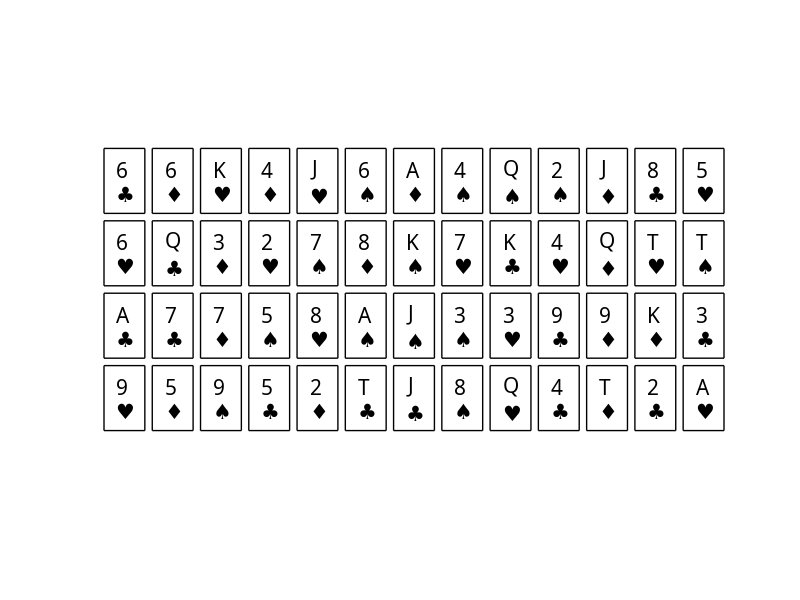

The MATLAB source for this figure:
%% description
% This script tests visualization of shuffles. Thanks Chat GPT!
clear ; clc ;
%%
% Define the suits and ranks
suits = {'♠', '♦', '♥', '♣'};
ranks = {'2', '3', '4', '5', '6', '7', '8', '9', 'T', 'J', 'Q', 'K', 'A'};

% Create a deck as paired cards
deck = {} ;
idx = 1 ;
for suit_idx = 1:length(suits)
    for rank_idx = 1:length(ranks)
        deck{idx} = [ranks{rank_idx},newline,suits{suit_idx}] ;
        idx = idx+1 ;
    end
end

%% permute the deck
% but the 2 of spades must come first
% shuffle = [1, randperm(51)+1] ;

% or load the best shuffle
% load('best_shuffle.mat')

% a random shuffle
shuffle = randperm(52) ;

deck = deck(shuffle) ;

% save('best_shuffle.mat','shuffle')

%%
% Create a figure
figure(1); clf ;
hold on;
axis equal;
axis tight;
axis off;

% Define parameters for card visualization
card_width = 1.1;
card_height = 1.75;
card_spacing = 0.2;
border_width = 1;
text_offset_x = 0.35;
text_offset_y = card_height/2;

% Loop through each card
for card_idx = 1:52
    % Calculate row and column index of the card
    row = ceil(card_idx / 13);
    col = mod(card_idx - 1, 13) + 1;
    
    % Calculate the position of the card
    x = (col - 1) * (card_width + card_spacing);
    y = (4 - row) * (card_height + card_spacing);
    
    % Draw the card as a rectangle
    rectangle('Position', [x, y, card_width, card_height], 'EdgeColor', 'black', 'LineWidth', border_width, 'FaceColor', 'white');
    
    % % Get the suit and rank of the card
    % suit = suits{mod(i - 1, 4) + 1};
    % rank = ranks{ceil(i / 4)};
    card_text = deck{card_idx} ;
    suit = card_text(end) ;
    
    % Set color of text based on suit
    if suit == '♥' || suit == '♦' % Hearts or Diamonds
        text_color = 'red';
    else
        text_color = 'black';
    end
    
    % Add the suit and rank inside the card
    text(x + text_offset_x, y + text_offset_y, card_text,...
        'FontSize', 15, 'Color', text_color, 'FontName', 'Arial Unicode MS');
    % text(x + text_offset_x, y + text_offset_y, suit,...
    %     'FontSize', 20, 'Color', text_color, 'FontName', 'Arial Unicode MS');
    % text(x + card_width/2, y + card_height - text_offset_y, rank,...
    %     'FontSize', 12, 'HorizontalAlignment', 'right', 'Color', text_color, 'FontName', 'Arial Unicode MS');
end

hold off;
